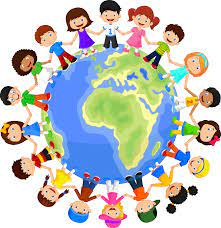
#> input picture 10-sectioning_operation_4/23nisan.jpg, 221 x 228 px
$ python section_4.py
#> lines starting #> are read from the running program, lines starting #| are printed output that depends on the picture; after the words box and inside, x2 and y2 are one past the last pixel; in counts of white or black regions, pixels touching at a corner belong together
import cv2
import numpy as np

resim = cv2.imread("23nisan.jpg")
#> resim is the input picture: shape (228, 221, 3); mean B, G, R 191.8, 196.5, 194.2

kesit = resim[30:100,80:200]
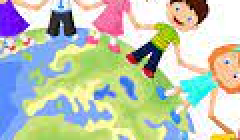
#> kesit: shape (70, 120, 3) (shown 2 times larger); mean B, G, R 177.7, 196.5, 188.4

resim[0:70,0:120] = kesit
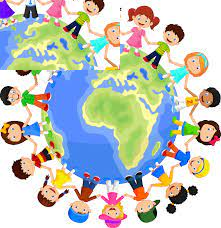
#> resim: shape (228, 221, 3); 16.66% of pixels changed, all inside (x1, y1, x2, y2) = (0, 0, 120, 70)

#Resme efekt sadece 1 renkte uygulanabilir gibi bir durum söz konusu değildir.
#Hem green hemde red tonlarında efekt uygulanmak istenirse:

resim[: , : , 1] = 255
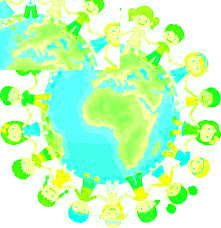
#> resim: shape (228, 221, 3); mean B, G, R 189, 255, 192
resim[: , : , 2] = 255
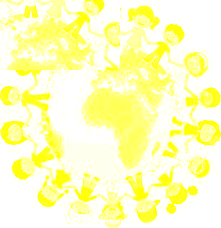
#> resim: shape (228, 221, 3); mean B, G, R 189, 255, 255

cv2.imshow("23 Nisan",resim)

cv2.waitKey(0)
cv2.destroyAllWindows()
